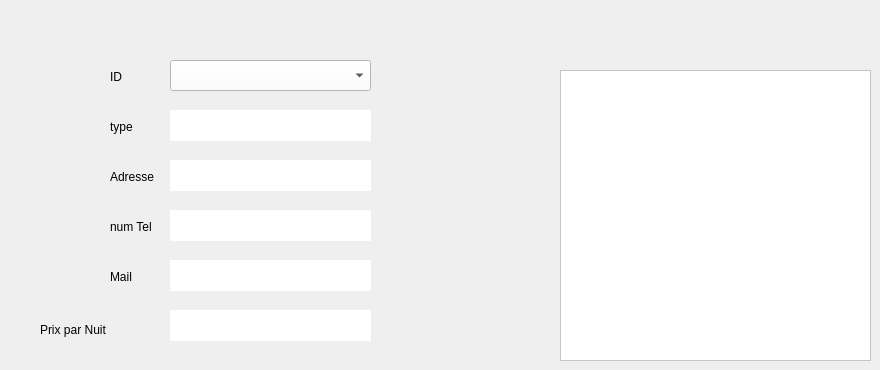
     <widget class="QWidget" name="tab_5">
      <attribute name="title">
       <string>QR</string>
      </attribute>
      <widget class="QGraphicsView" name="graphicsView">
       <property name="geometry">
        <rect>
         <x>560</x>
         <y>70</y>
         <width>311</width>
         <height>291</height>
        </rect>
       </property>
       <property name="styleSheet">
        <string notr="true">background-color:#FFFFFF;</string>
       </property>
      </widget>
      <widget class="QLabel" name="label_18">
       <property name="geometry">
        <rect>
         <x>110</x>
         <y>70</y>
         <width>47</width>
         <height>14</height>
        </rect>
       </property>
       <property name="text">
        <string>ID</string>
       </property>
      </widget>
      <widget class="QComboBox" name="cb_id_QR">
       <property name="geometry">
        <rect>
         <x>170</x>
         <y>60</y>
         <width>201</width>
         <height>31</height>
        </rect>
       </property>
       <property name="styleSheet">
        <string notr="true">background-color:#FFFFFF;</string>
       </property>
      </widget>
      <widget class="QLabel" name="label_19">
       <property name="geometry">
        <rect>
         <x>110</x>
         <y>120</y>
         <width>47</width>
         <height>14</height>
        </rect>
       </property>
       <property name="text">
        <string>type</string>
       </property>
      </widget>
      <widget class="QLabel" name="label_20">
       <property name="geometry">
        <rect>
         <x>110</x>
         <y>170</y>
         <width>47</width>
         <height>14</height>
        </rect>
       </property>
       <property name="text">
        <string>Adresse</string>
       </property>
      </widget>
      <widget class="QLabel" name="label_21">
       <property name="geometry">
        <rect>
         <x>110</x>
         <y>220</y>
         <width>47</width>
         <height>14</height>
        </rect>
       </property>
       <property name="text">
        <string>num Tel</string>
       </property>
      </widget>
      <widget class="QLabel" name="label_22">
       <property name="geometry">
        <rect>
         <x>110</x>
         <y>270</y>
         <width>47</width>
         <height>14</height>
        </rect>
       </property>
       <property name="text">
        <string>Mail</string>
       </property>
      </widget>
      <widget class="QLabel" name="label_23">
       <property name="geometry">
        <rect>
         <x>40</x>
         <y>320</y>
         <width>121</width>
         <height>20</height>
        </rect>
       </property>
       <property name="text">
        <string>Prix par Nuit</string>
       </property>
      </widget>
      <widget class="QLabel" name="label_8">
       <property name="geometry">
        <rect>
         <x>170</x>
         <y>110</y>
         <width>201</width>
         <height>31</height>
        </rect>
       </property>
       <property name="styleSheet">
        <string notr="true">background-color:#FFFFFF;</string>
       </property>
       <property name="text">
        <string/>
       </property>
      </widget>
      <widget class="QLabel" name="label_10">
       <property name="geometry">
        <rect>
         <x>170</x>
         <y>160</y>
         <width>201</width>
         <height>31</height>
        </rect>
       </property>
       <property name="styleSheet">
        <string notr="true">background-color:#FFFFFF;</string>
       </property>
       <property name="text">
        <string/>
       </property>
      </widget>
      <widget class="QLabel" name="label_24">
       <property name="geometry">
        <rect>
         <x>170</x>
         <y>210</y>
         <width>201</width>
         <height>31</height>
        </rect>
       </property>
       <property name="styleSheet">
        <string notr="true">background-color:#FFFFFF;</string>
       </property>
       <property name="text">
        <string/>
       </property>
      </widget>
      <widget class="QLabel" name="label_25">
       <property name="geometry">
        <rect>
         <x>170</x>
         <y>260</y>
         <width>201</width>
         <height>31</height>
        </rect>
       </property>
       <property name="styleSheet">
        <string notr="true">background-color:#FFFFFF;</string>
       </property>
       <property name="text">
        <string/>
       </property>
      </widget>
      <widget class="QLabel" name="label_26">
       <property name="geometry">
        <rect>
         <x>170</x>
         <y>310</y>
         <width>201</width>
         <height>31</height>
        </rect>
       </property>
       <property name="styleSheet">
        <string notr="true">background-color:#FFFFFF;</string>
       </property>
       <property name="text">
        <string/>
       </property>
      </widget>
     </widget>
